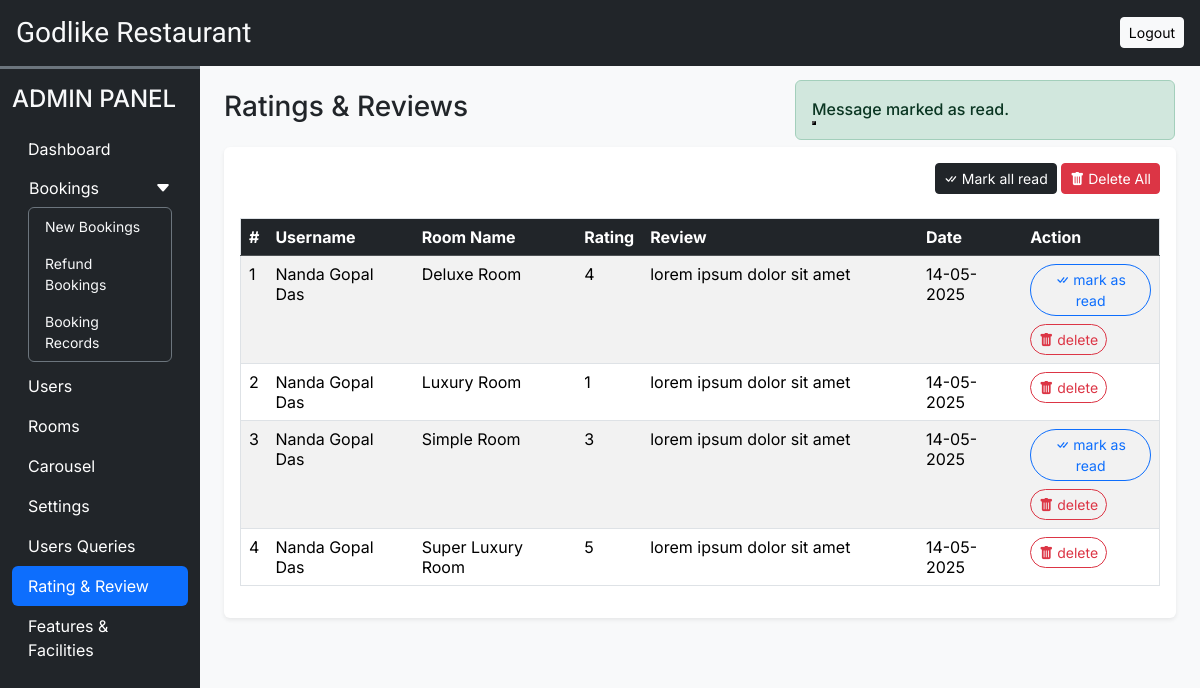
The page /admin/rate_review.php?seen=6 (signed in) on the database its author committed.
### tables this page shows
CREATE TABLE `rating_review` (
  `sr_no` int(11) NOT NULL,
  `booking_id` int(11) NOT NULL,
  `room_id` int(11) NOT NULL,
  `user_id` int(11) NOT NULL,
  `rating` int(11) NOT NULL,
  `review` varchar(255) NOT NULL,
  `seen` tinyint(4) NOT NULL DEFAULT 0,
  `date_time` datetime NOT NULL DEFAULT current_timestamp()
);

CREATE TABLE `user_cred` (
  `id` int(11) NOT NULL,
  `username` varchar(255) NOT NULL,
  `email` varchar(255) NOT NULL,
  `phone` varchar(255) NOT NULL,
  `profile` varchar(255) NOT NULL,
  `address` varchar(255) NOT NULL,
  `pincode` int(11) NOT NULL,
  `dob` date NOT NULL,
  `password` varchar(255) NOT NULL,
  `is_verified` tinyint(4) NOT NULL DEFAULT 0,
  `token` varchar(255) DEFAULT NULL,
  `token_expire` date DEFAULT NULL,
  `status` tinyint(4) NOT NULL DEFAULT 1,
  `date_time` datetime NOT NULL DEFAULT current_timestamp()
);

CREATE TABLE `rooms` (
  `id` int(11) NOT NULL,
  `name` varchar(50) NOT NULL,
  `area` int(11) NOT NULL,
  `price` int(11) NOT NULL,
  `quantity` int(11) NOT NULL,
  `adult` int(11) NOT NULL,
  `children` int(11) NOT NULL,
  `description` varchar(255) NOT NULL,
  `status` tinyint(4) NOT NULL DEFAULT 1,
  `removed` tinyint(4) NOT NULL DEFAULT 0
);

### admin/include/connect.php (called while the page is built, shortened)
<?php
    function filteration($data) {
        foreach($data as $key => $value) {
            $value = trim($value);
            $value = stripslashes($value);
            $value = strip_tags($value);
            $value = htmlspecialchars($value);
            $data[$key] = $value;
        }
        return $data;
    }
    function update($query, $values, $types) {
        $connect = $GLOBALS["connect"];
        if ($stmt = mysqli_prepare($connect, $query)) {
            mysqli_stmt_bind_param($stmt, $types, ...$values);
            if (mysqli_stmt_execute($stmt)) {
                $result = mysqli_stmt_affected_rows($stmt);
                return $result;
            } else {
                mysqli_stmt_close($stmt);
                die("Query cannot be executed - Update");
            }
        } else {
            die("Query cannot be executed - Update");
        }
    }
?>

### admin/rate_review.php (the view, shortened to what this page needs)
<?php
    require_once("./include/connect.php");
    require_once("./include/essential.php");
    if (isset($_GET["seen"])) {
        $filter_data = filteration($_GET);
        if ($filter_data["seen"] == "all") {
            $query = "UPDATE `rating_review` SET `seen`=?";
            $values = [1];
            if (update($query, $values, "i")) {
                alert("success", "All messages marked as read.");
            } else {
                alert("error", "Couldn't marked the messages as read!");
            }
        } else {
            $query = "UPDATE `rating_review` SET `seen`=? WHERE `sr_no`=?";
            $values = [1, $filter_data["seen"]];
            if (update($query, $values, "ii")) {
                alert("success", "Message marked as read.");
            } else {
                alert("error", "Couldn't marked the message as read!");
            }
        }
    }
?>
<!DOCTYPE html>
<html lang="en">
<head>
    <?php require_once("./include/include.php"); ?>
</head>
<body class="bg-light">
    <?php require_once("./include/header.php"); ?>
    <div class="container-fluid" id="main-content">
        <div class="row">
            <div class="col-lg-10 ms-auto p-4 overflow-hidden">
                <h3 class="mb-4">Ratings & Reviews</h3>
                <div class="card border-0 shadow-sm mb-4">
                    <div class="card-body">
                        <div class="text-end mb-4">
                            <a href="?seen=all" class="btn btn-dark btn-sm shadow-none">
                                <i class="bi bi-check-all"></i> Mark all read
                            </a>
                            <a href="?delete=all" class="btn btn-danger btn-sm shadow-none">
                                <i class="bi bi-trash-fill"></i> Delete All
                            </a>
                        </div>
                        <div class="table-responsive-md">
                            <table class="table table-striped table-hover border">
                                <thead>
                                    <tr class="table-dark">
                                        <th scope="col">#</th>
                                        <th scope="col">Username</th>
                                        <th scope="col">Room Name</th>
                                        <th scope="col">Rating</th>
                                        <th scope="col" width="30%">Review</th>
                                        <th scope="col">Date</th>
                                        <th scope="col">Action</th>
                                    </tr>
                                </thead>
                                <tbody>
                                    <?php
                                        $i = 1;
                                        $query = "SELECT rr.*, uc.username, room.name AS room_name FROM `rating_review` rr INNER JOIN `user_cred` uc ON rr.user_id=uc.id INNER JOIN `rooms` room ON rr.room_id=room.id ORDER BY `sr_no` DESC";
                                        $result = mysqli_query($connect, $query);
                                        while ($data = mysqli_fetch_assoc($result)) {
                                            $seen = "";
                                            $date = date("d-m-Y", strtotime($data["date_time"]));
                                            if ($data["seen"] != 1) {
                                                $seen = "
                                                    <a href='?seen=$data[sr_no]' class='btn btn-sm btn-outline-primary rounded-pill mb-2'>
                                                        <i class='bi bi-check-all'></i> mark as read
                                                    </a><br/>
                                                ";
                                            }
                                            $seen .= "
                                                <a href='?delete=$data[sr_no]' class='btn btn-sm btn-outline-danger me-2 rounded-pill'>
                                                    <i class='bi bi-trash-fill'></i> delete
                                                </a>
                                            ";
                                            echo<<<data
                                                <tr>
                                                    <td>$i</td>
                                                    <td>$data[username]</td>
                                                    <td>$data[room_name]</td>
                                                    <td>$data[rating]</td>
                                                    <td>$data[review]</td>
                                                    <td>$date</td>
                                                    <td>$seen</td>
                                                </tr>
                                            data;
                                            $i++;
                                        }
                                    ?>
                                </tbody>
                            </table>
                        </div>
                    </div>
                </div>
            </div>
        </div>
    </div>
</body>
</html>

### admin/css/common.css (style rules this page uses)
:root { --pearl-blue: #2e44c1; --pearl-blue-hover: #31279e; }
* { margin: 0; padding: 0; box-sizing: border-box; font-family: "Inter", Arial; }

### rows shown on the page
rating_review: user.username "Nanda Gopal Das", room.name "Deluxe Room", rating "4", review "lorem ipsum dolor sit amet", date_time "14-05-2025"
rating_review: user.username "Nanda Gopal Das", room.name "Luxury Room", rating "1", review "lorem ipsum dolor sit amet", date_time "14-05-2025"
rating_review: user.username "Nanda Gopal Das", room.name "Simple Room", rating "3", review "lorem ipsum dolor sit amet", date_time "14-05-2025"
rating_review: user.username "Nanda Gopal Das", room.name "Super Luxury Room", rating "5", review "lorem ipsum dolor sit amet", date_time "14-05-2025"

### other values the page prints
$message "Message marked as read."
